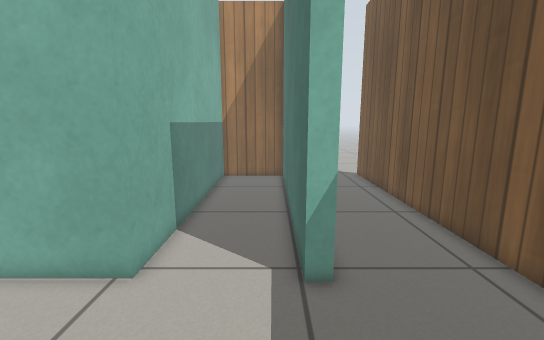
[1] (above)

24 first-person views from a walk through a robot-simulator world made for Gazebo. The camera is 0.83 m above the floor, tilts 10° down and sees 90° across. The floor is counted in squares, 0.2 m on a side. Each view is taken from the middle of a square. On the plan, view 1 faces up. The plan holds only what a view shows up to about 20 squares ahead; the rest is blank. Simple patterns stand in for the simulator's built-in surfaces.

[2]
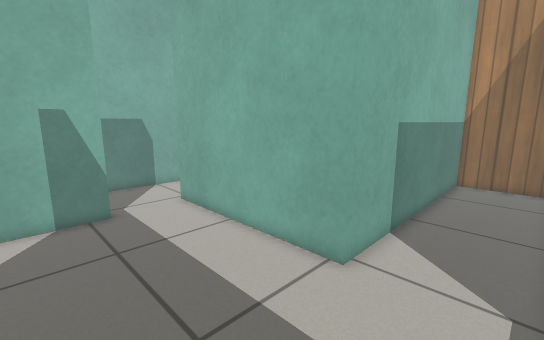

[3]
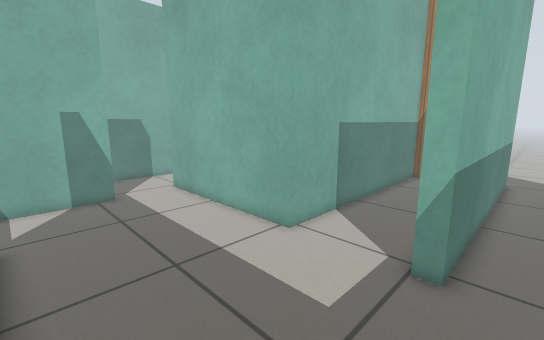

[4]
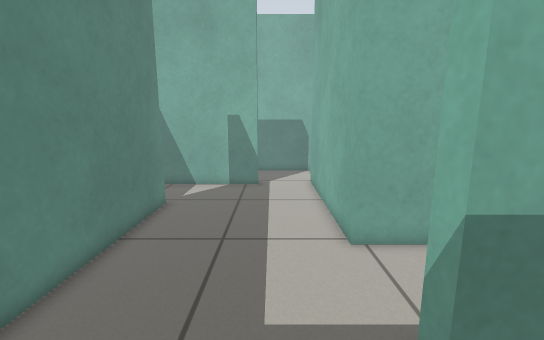

[5]
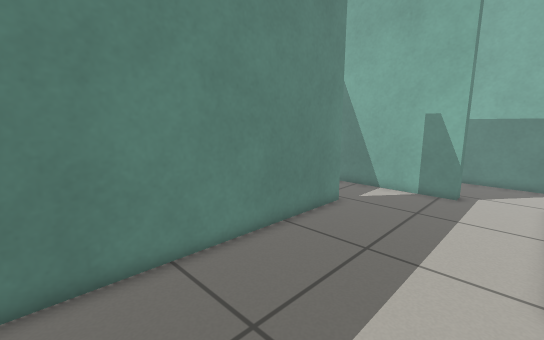

[6]
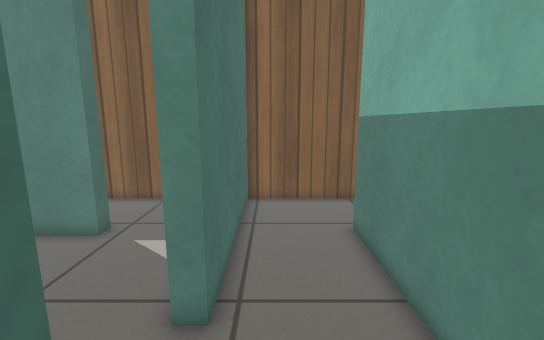

[7]
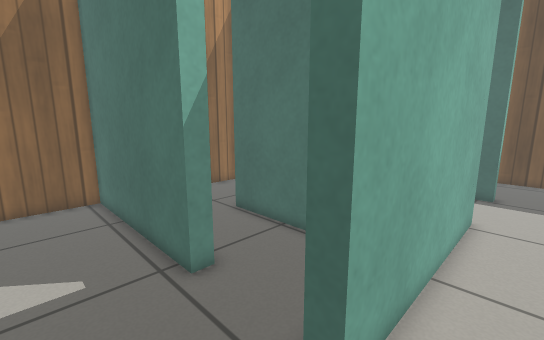

[8]
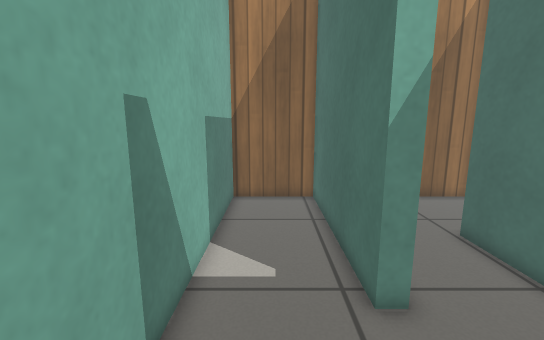

[9]
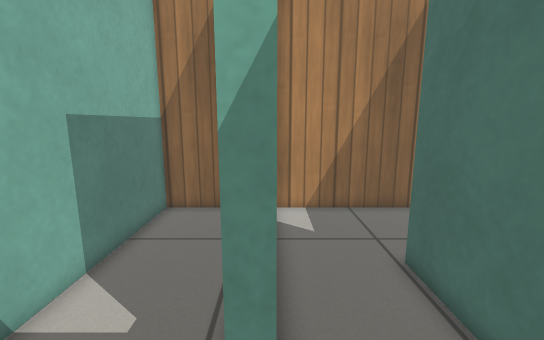

[10]
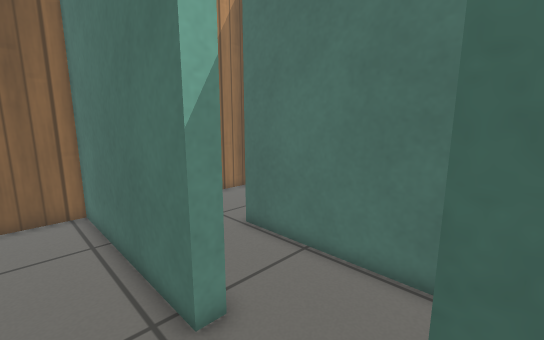

[11]
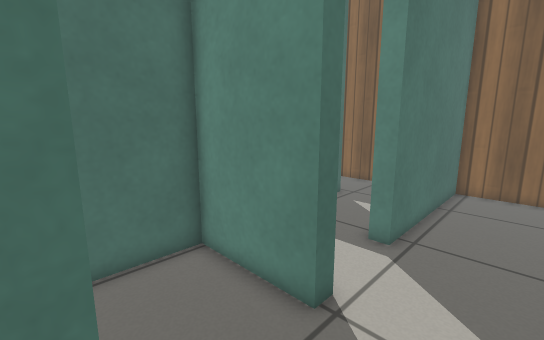

[12]
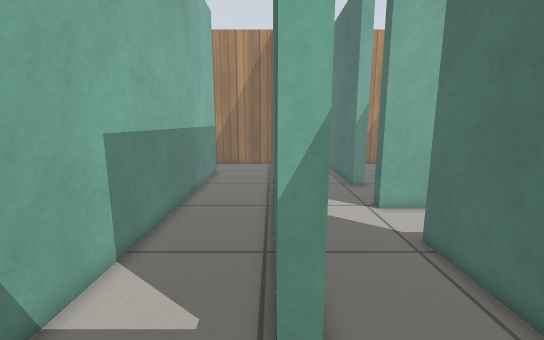

[13]
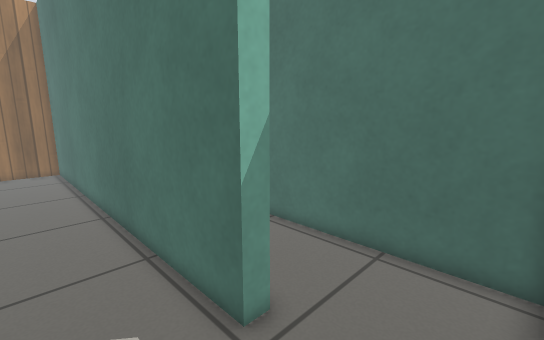

[14]
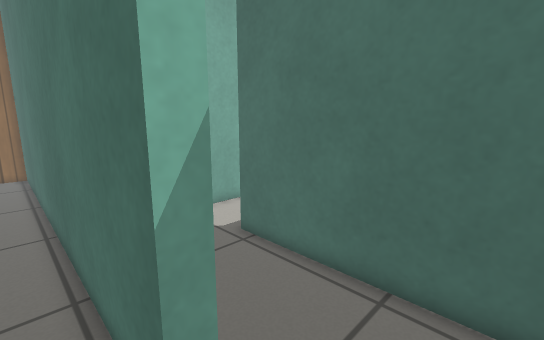

[15]
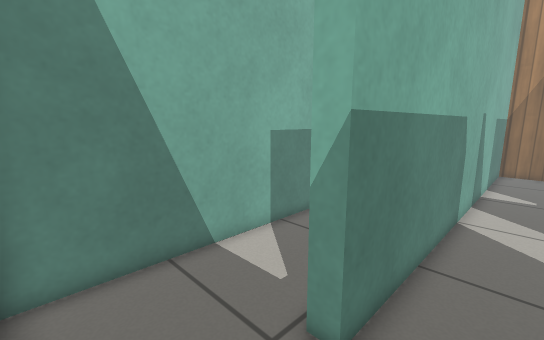

[16]
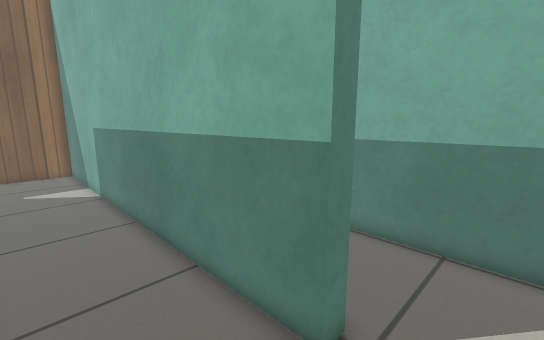

[17]
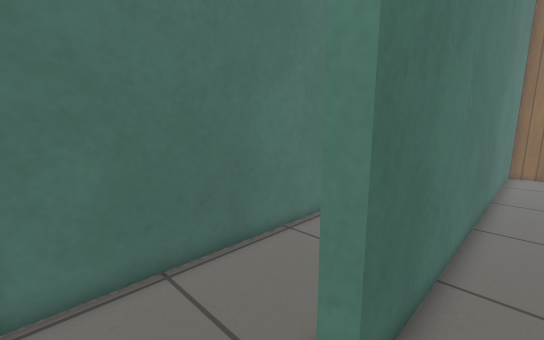

[18]
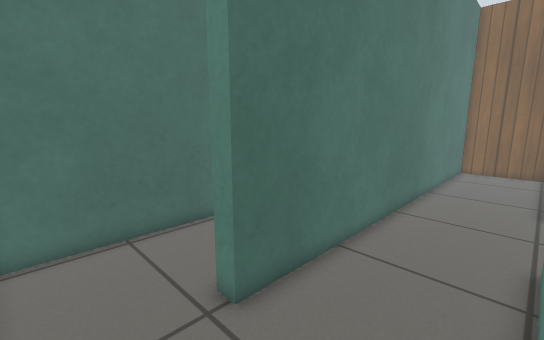

[19]
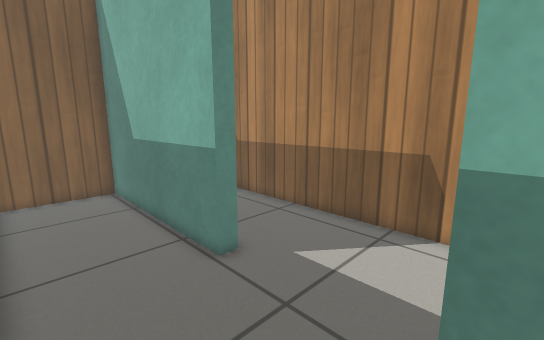

[20]
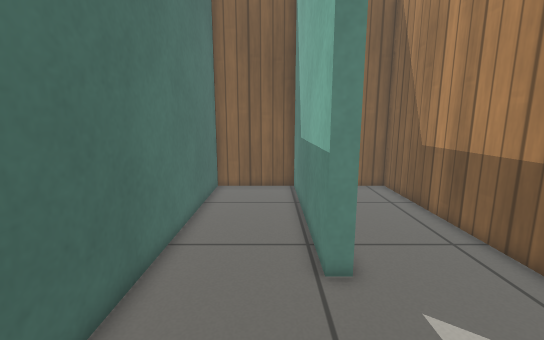

[21]
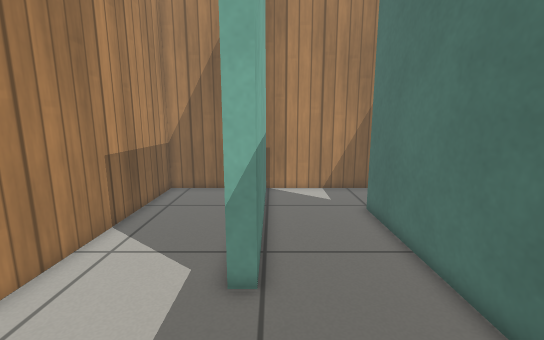

[22]
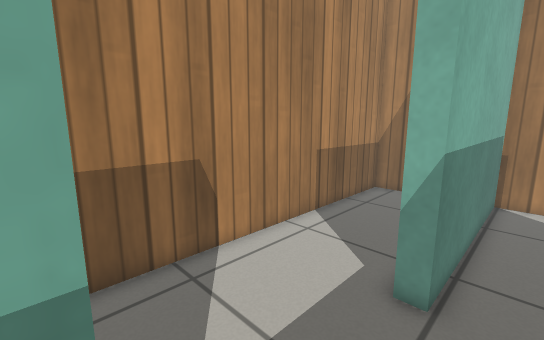

[23]
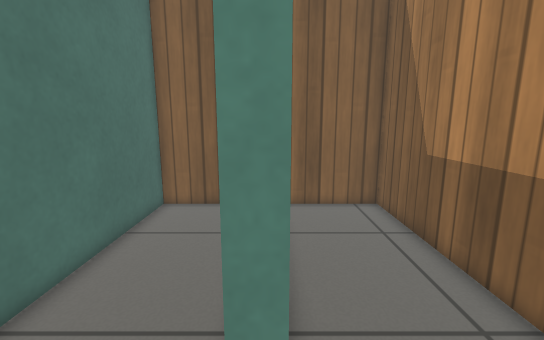

[24]
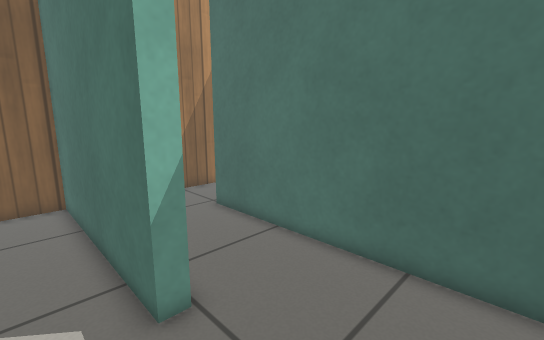

### Floor plan
Points are (right, up) in squares from view 1. A wall is a line through its corners. A room is listed if a view was taken in it or the views show most of it. See-through windows are left out.
Room 1 (views 1, 2)
walls: (0.9, 6.5) (0.9, 19.7); (-12.9, 3) (-12.9, -2.4); (-8.6, -2.4) (-8.6, -1.5) (0.4, -1.5); (0.4, 20.9) (-3.7, 20.9) (-3.7, 6.7) (-12.4, 6.7)
ways out: opening at (1, 2.5) to room 2; opening at (-13, 5) to room 4; opening at (-10.5, -2)
Room 2 (views 3, 4, 5)
walls: (1.6, 21.6) (1.6, 6.5) (0.9, 6.5); (6.9, 4.6) (6.9, 20.6); (0.4, -1.5) (4.4, -1.5)
ways out: opening at (1, 2.5) to room 1
Room 3 (views 6, 10, 11)
walls: (-13.7, 11.5) (-13.7, 20.9) (-18.2, 20.9) (-18.2, 6.4); (-13.7, 6.7) (-13.7, 7.5)
ways out: opening at (-15.5, 7) to room 4; opening at (-13, 9.5) to room 5
Room 4 (views 7, 8, 15)
walls: (-17.4, -6.5) (-13.7, -6.5) (-13.7, 3) (-12.9, 3); (-18.2, 6.4) (-18.2, -2.1); (-12.4, 6.7) (-13.7, 6.7)
ways out: opening at (-13, 5) to room 1; opening at (-15.5, 7) to room 3; opening at (-18.5, -4.5) to room 6
Room 5 (view 9)
walls: (-12.9, 11.5) (-13.7, 11.5); (-13.7, 7.5) (-9, 7.5) (-9, 15.6); (-7.6, 20.9) (-12.8, 20.9)
ways out: opening at (-13, 9.5) to room 3; opening at (-8.5, 18)
Room 6 (views 12, 13, 14, 16)
walls: (-18.2, -2.1) (-18.9, -2.1) (-18.9, 20.9) (-24.4, 20.9); (-24.4, 16.6) (-23.7, 16.6) (-23.7, -6.5) (-17.4, -6.5)
ways out: opening at (-18.5, -4.5) to room 4; opening at (-24, 18.5) to room 7
Room 7 (views 17, 18, 19, 20, 21, 22)
walls: (-29.4, 4.2) (-29.4, -6.5) (-24.4, -6.5) (-24.4, 16.6); (-24.4, 20.9) (-29.4, 20.9) (-29.4, 10.2)
ways out: opening at (-24, 18.5) to room 6; opening at (-30, 7.5) to room 8
Room 8 (views 23, 24)
walls: (-30.2, 4.2) (-29.4, 4.2); (-29.4, 10.2) (-30.1, 10.2) (-30.1, 20.9) (-35.4, 20.9) (-35.4, -6.5) (-30.9, -6.5)
ways out: opening at (-30, 7.5) to room 7

Where each view was taken, in squares from view 1:
view 1: 0 up, 0 right, facing up
view 2: 0 up, 0 right, facing up-left
view 3: 1 down, 3 right, facing up-left
view 4: 4 up, 5 right, facing left
view 5: 6 up, 4 right, facing down-left
view 6: 8 up, 15 left, facing down
view 7: 5 up, 17 left, facing up-right
view 8: 6 up, 16 left, facing up
view 9: 8 up, 13 left, facing up
view 10: 7 up, 16 left, facing up-right
view 11: 12 up, 17 left, facing down-right
view 12: 6 down, 19 left, facing up
view 13: 6 down, 22 left, facing up-right
view 14: 5 down, 20 left, facing up-right
view 15: 6 down, 16 left, facing up-left
view 16: 19 up, 20 left, facing down-left
view 17: 20 up, 26 left, facing down-right
view 18: 20 up, 29 left, facing down-right
view 19: 11 up, 25 left, facing down-left
view 20: 11 up, 28 left, facing down
view 21: 4 up, 29 left, facing up
view 22: 4 up, 28 left, facing up-left
view 23: 7 up, 30 left, facing down
view 24: 5 up, 32 left, facing up-right
